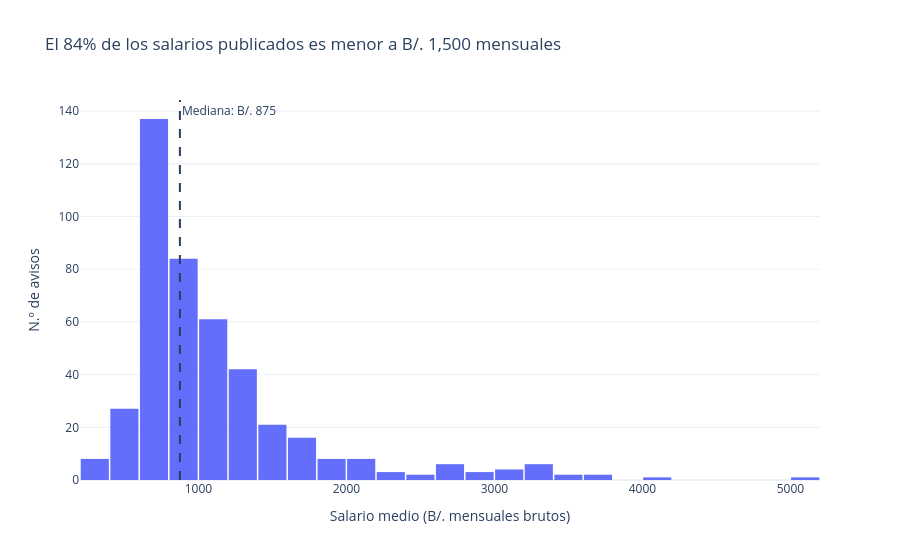

Notebook cell for this chart:
### Markdown cell above
### 7.4 Distribuciones

### Code cell
# Distribución del salario medio publicado
bajo_1500 = (con_salario["salario_medio"] < 1500).mean()
mediana_salario = con_salario["salario_medio"].median()

fig = px.histogram(con_salario, x="salario_medio", nbins=40,
                   title=f"El {bajo_1500:.0%} de los salarios publicados es menor a B/. 1,500 mensuales",
                   labels={"salario_medio": "Salario medio (B/. mensuales brutos)"})
fig.update_layout(yaxis_title="N.º de avisos", bargap=0.05)
fig.add_vline(x=mediana_salario, line_dash="dash", annotation_text=f"Mediana: B/. {mediana_salario:,.0f}")
fig.show()

entre = con_salario["salario_medio"].between(600, 1200).mean()
interpretar(f"La distribución tiene una cola larga hacia la derecha. El {entre:.0%} de los salarios está entre B/. 600 y "
            f"B/. 1,200, y solo el {(con_salario['salario_medio'] > 2000).mean():.0%} supera los B/. 2,000 (n = {len(con_salario)} avisos con salario).", "7.4", fig)

### Figure 1 — Plotly figure (JSON) as saved in the notebook; plotly's stock layout.template omitted (floating-point values rounded to 4 significant figures; data arrays with more than 128 entries replaced by an {"elided": "..."} marker saying what was removed)
{"data": [{"bingroup": "x", "hovertemplate": "Salario medio (B/. mensuales brutos)=%{x}<br>count=%{y}<extra></extra>", "legendgroup": "", "marker": {"color": "#636efa", "pattern": {"shape": ""}}, "name": "", "nbinsx": 40, "orientation": "v", "showlegend": false, "type": "histogram", "x": {"elided": "442 float values"}, "xaxis": "x", "yaxis": "y"}], "layout": {"annotations": [{"showarrow": false, "text": "Mediana: B/. 875", "x": 875, "xanchor": "left", "xref": "x", "y": 1, "yanchor": "top", "yref": "y domain"}], "bargap": 0.05, "barmode": "relative", "legend": {"tracegroupgap": 0}, "shapes": [{"line": {"dash": "dash"}, "type": "line", "x0": 875, "x1": 875, "xref": "x", "y0": 0, "y1": 1, "yref": "y domain"}], "title": {"text": "El 84% de los salarios publicados es menor a B/. 1,500 mensuales"}, "xaxis": {"anchor": "y", "domain": [0, 1], "title": {"text": "Salario medio (B/. mensuales brutos)"}}, "yaxis": {"anchor": "x", "domain": [0, 1], "title": {"text": "N.º de avisos"}}}}
